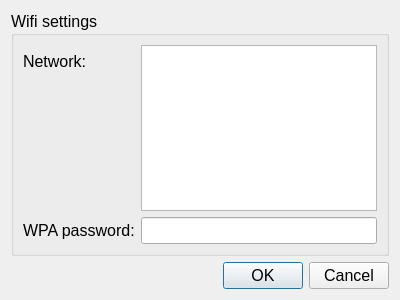
<?xml version="1.0" encoding="UTF-8"?>
<ui version="4.0">
 <class>WifiDialog</class>
 <widget class="QDialog" name="WifiDialog">
  <property name="geometry">
   <rect>
    <x>0</x>
    <y>0</y>
    <width>400</width>
    <height>300</height>
   </rect>
  </property>
  <property name="font">
   <font>
    <pointsize>12</pointsize>
   </font>
  </property>
  <property name="windowTitle">
   <string>Wifi settings</string>
  </property>
  <layout class="QVBoxLayout" name="verticalLayout">
   <item>
    <widget class="QGroupBox" name="groupBox">
     <property name="font">
      <font>
       <pointsize>12</pointsize>
      </font>
     </property>
     <property name="title">
      <string>Wifi settings</string>
     </property>
     <layout class="QFormLayout" name="formLayout">
      <property name="fieldGrowthPolicy">
       <enum>QFormLayout::ExpandingFieldsGrow</enum>
      </property>
      <item row="0" column="0">
       <widget class="QLabel" name="label">
        <property name="text">
         <string>Network:</string>
        </property>
       </widget>
      </item>
      <item row="0" column="1">
       <widget class="QListWidget" name="networkList"/>
      </item>
      <item row="1" column="0">
       <widget class="QLabel" name="label_3">
        <property name="text">
         <string>WPA password:</string>
        </property>
       </widget>
      </item>
      <item row="1" column="1">
       <widget class="QLineEdit" name="passEdit">
        <property name="echoMode">
         <enum>QLineEdit::Password</enum>
        </property>
       </widget>
      </item>
     </layout>
    </widget>
   </item>
   <item>
    <widget class="QDialogButtonBox" name="buttonBox">
     <property name="orientation">
      <enum>Qt::Horizontal</enum>
     </property>
     <property name="standardButtons">
      <set>QDialogButtonBox::Cancel|QDialogButtonBox::Ok</set>
     </property>
    </widget>
   </item>
  </layout>
 </widget>
 <resources/>
 <connections>
  <connection>
   <sender>buttonBox</sender>
   <signal>accepted()</signal>
   <receiver>WifiDialog</receiver>
   <slot>accept()</slot>
   <hints>
    <hint type="sourcelabel">
     <x>248</x>
     <y>254</y>
    </hint>
    <hint type="destinationlabel">
     <x>157</x>
     <y>274</y>
    </hint>
   </hints>
  </connection>
  <connection>
   <sender>buttonBox</sender>
   <signal>rejected()</signal>
   <receiver>WifiDialog</receiver>
   <slot>reject()</slot>
   <hints>
    <hint type="sourcelabel">
     <x>316</x>
     <y>260</y>
    </hint>
    <hint type="destinationlabel">
     <x>286</x>
     <y>274</y>
    </hint>
   </hints>
  </connection>
 </connections>
</ui>
